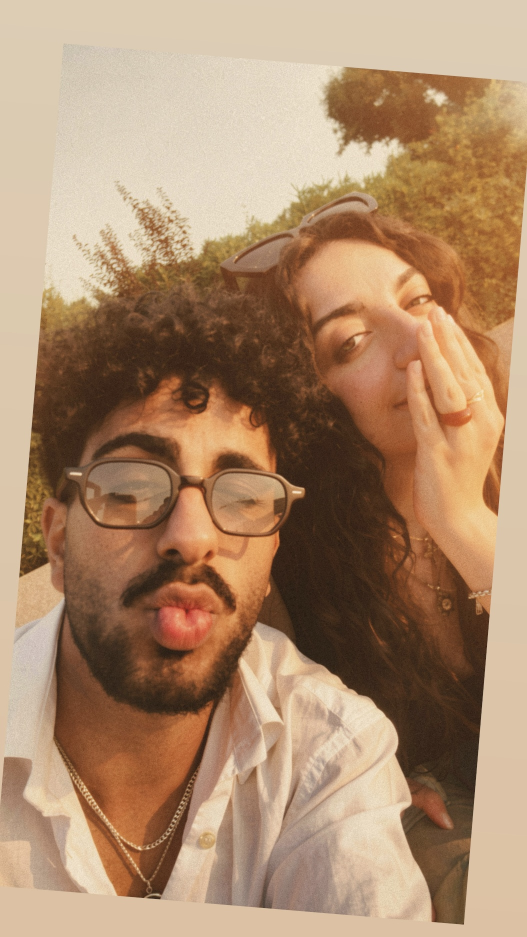
#> input picture photos/lei/lei-20260628T222352Z-3-001/lei/Batteria scarica al lago... ma con una vista decente (e non parlo del paesaggio).jpg, 1054 x 1874 px, found by its file name (shown at 1/2 size); its folder holds 4 pictures in this run
$ python process_gallery.py
#> lines starting #> are read from the running program, lines starting #| are printed output that depends on the picture
import os
import shutil
import random
import re
from PIL import Image
from PIL.ExifTags import TAGS

source_dir = 'C:/Users/Asus/Desktop/Bonnie/photos/lei/lei-20260628T222352Z-3-001/lei'
target_dir = 'C:/Users/Asus/Desktop/Bonnie/public/images/gallery'

os.makedirs(target_dir, exist_ok=True)

files = [f for f in os.listdir(source_dir) if f.lower().endswith(('.jpg', '.jpeg', '.png'))]

def get_exif_date(filepath):
    try:
        img = Image.open(filepath)
#> img is the input picture: PIL image 1054x1874 RGB; mean R, G, B 171.7, 138.1, 108.2
        exif = img.getexif()
        for k, v in exif.items():
            if TAGS.get(k) == 'DateTimeOriginal' or TAGS.get(k) == 'DateTime':
                return str(v)
#> this loop made 7 passes
#> (k, v) on passes 1 to 5: (296, 2), (34665, 124), (305, 'Instagram'), (274, 1), (531, 1)
#> k on passes 6 to 7: 282, 283
    except Exception:
        pass
    return "9999:99:99"

files.sort(key=lambda f: get_exif_date(os.path.join(source_dir, f)))
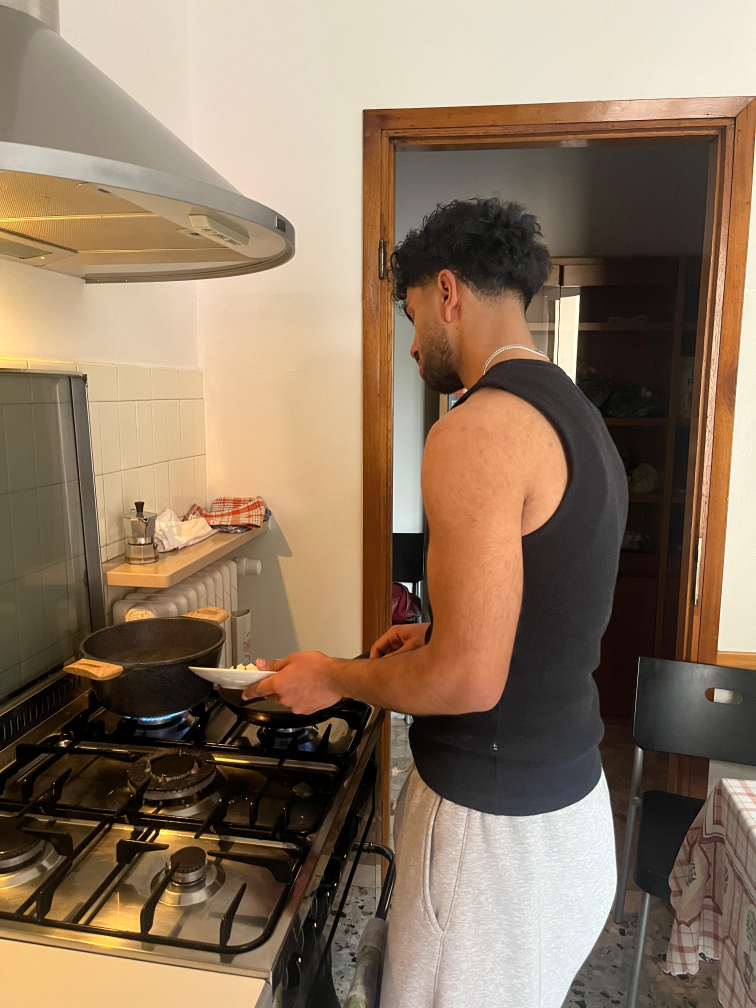
#> input picture photos/lei/lei-20260628T222352Z-3-001/lei/Io che cucino e tu che fai il controllo di qualita'.jpg, 3024 x 4032 px, found by its file name (shown at 1/4 size)
#> in get_exif_date, img is the input picture: PIL image 3024x4032 RGB; mean R, G, B 140.7, 119.2, 97.4
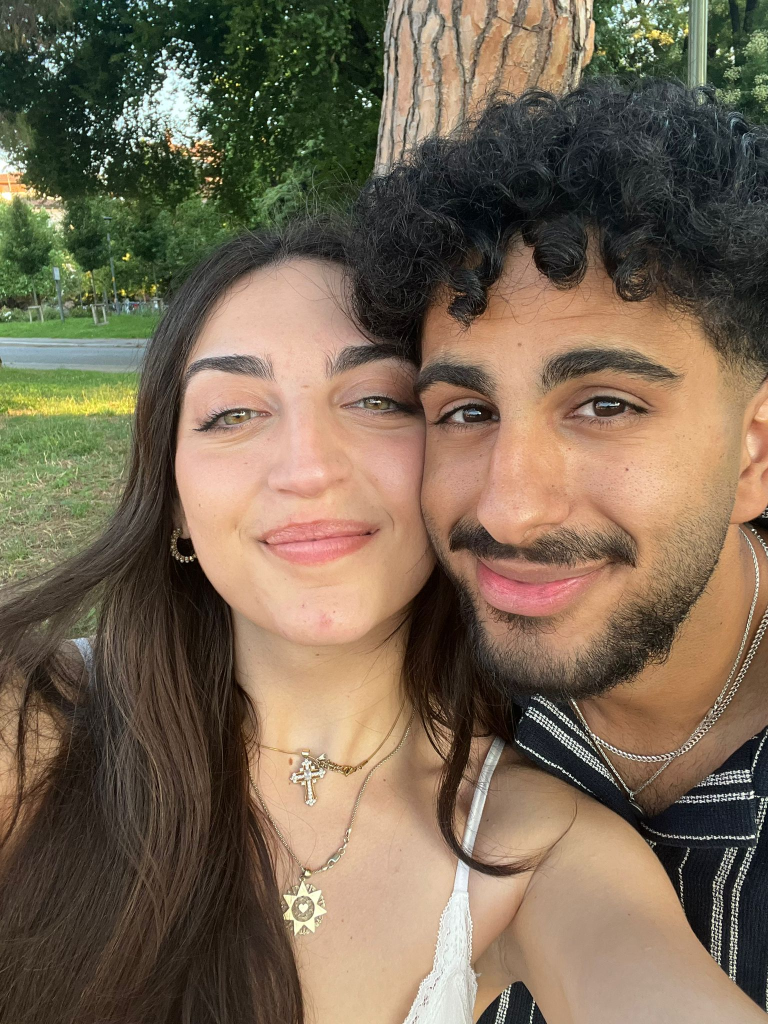
#> input picture photos/lei/lei-20260628T222352Z-3-001/lei/Un pomeriggio perfetto tra il sole e il tuo sorriso.jpg, 1536 x 2048 px, found by its file name (shown at 1/2 size)
#> in get_exif_date, img is the input picture: PIL image 1536x2048 RGB; mean R, G, B 120.3, 104.2, 83.7
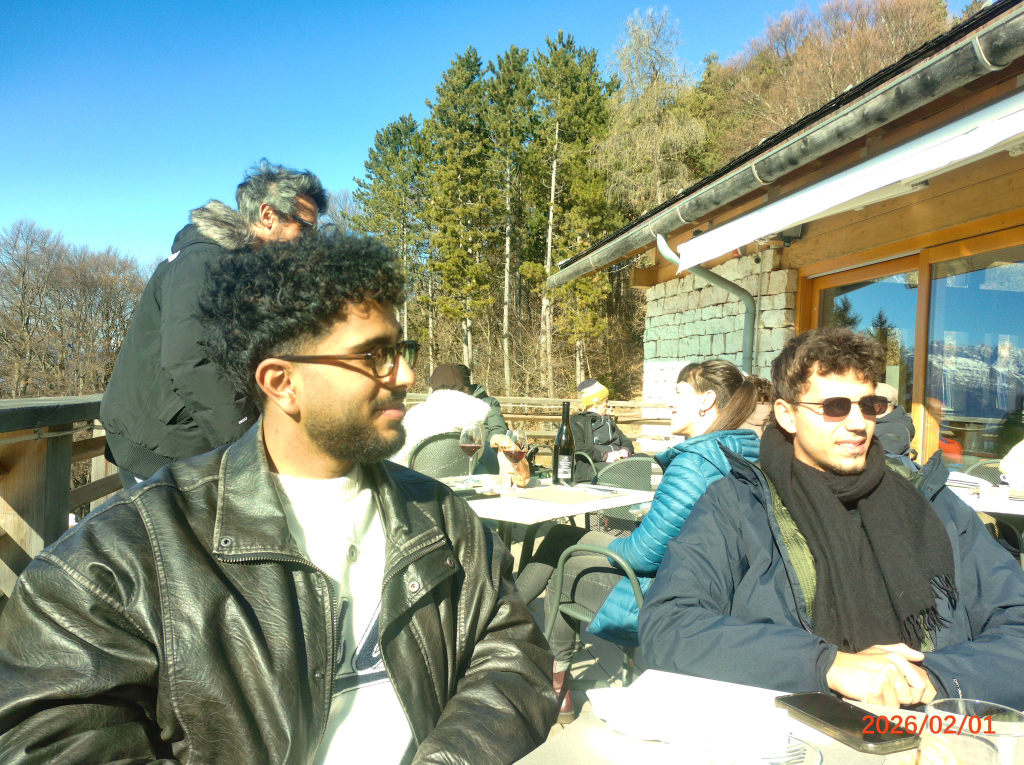
#> input picture photos/lei/lei-20260628T222352Z-3-001/lei/a Trento con i tuoi amici.jpg, 2048 x 1530 px, found by its file name (shown at 1/2 size)
#> in get_exif_date, img is the input picture: PIL image 2048x1530 RGB; mean R, G, B 132.6, 148.3, 133.2
random.seed(42)

def get_semantic_emoji(text):
    text = text.lower()

    # Specific requests
    if 'compleanno' in text: return '🎂'
    if 'cucino' in text: return '👨‍🍳'
    if 'montagna' in text: return '⛰️'
    if 'tiramis' in text: return '🍰'
    if 'torta' in text: return '🍰'
    if 'cibo' in text: return '🍝'

    # General matches
    if 'baci' in text or 'mwa' in text or 'mwaa' in text: return '💋'
    if 'piogg' in text or 'meteorologico' in text: return '🌧️'
    if 'dorm' in text or 'nott' in text or 'sera' in text: return '🌙'
    if 'osterie' in text or 'cena' in text: return '🍷'
    if 'trenitalia' in text or 'treno' in text or 'gita' in text: return '🚂'
    if 'sole' in text or 'giornat' in text: return '☀️'
    if 'orsetto' in text: return '🧸'
    if 'fior' in text: return '🌹'
    if 'occhi' in text or 'bella' in text: return '✨'
    if 'natale' in text or 'regalo' in text: return '💖'

    return random.choice(['🤍', '✨', '🥺', '💫', '🫶']) # Variety of cute fallbacks!

photos_js = []
for i, f in enumerate(files):
    ext = os.path.splitext(f)[1].lower()
    new_name = f'gal_{i}{ext}'
    shutil.copy(os.path.join(source_dir, f), os.path.join(target_dir, new_name))

    caption = os.path.splitext(f)[0]
    caption = caption.strip()
    caption = caption.replace(' ( ', ' (')
    caption = caption.replace(' ) ', ') ')
    caption = caption.replace("capira'", 'capirà')
    caption = caption.replace("perche'", 'perché')
    caption = caption.replace("tiramisu'", 'tiramisù')
    caption = caption.replace('npn', 'non')
    caption = caption.replace('gia;', 'già')
    caption = caption.replace("papa'", 'papà')
    caption = caption.replace("qualita'", 'qualità')

    caption = re.sub(r'(?<!,)\s+ma\s+', ', ma ', caption)
    caption = re.sub(r'(?<!,)\s+eppure\s+', ', eppure ', caption)

    if len(caption) > 0:
        caption = caption[0].upper() + caption[1:]

    if not caption.endswith(('.', '!', '?')):
        caption += '.'

    rotate = random.uniform(-4, 4)
    emoji = get_semantic_emoji(caption)

    if emoji:
        caption_jsx = f'<>{caption} <AppleEmoji emoji="{emoji}" /></>'
    else:
        caption_jsx = f'<>{caption}</>'

    photos_js.append(f'  {{ id: {i}, src: "/images/gallery/{new_name}", caption: {caption_jsx}, rotate: {rotate:.1f} }}')

photos_array_str = 'const PHOTOS = [\n' + ',\n'.join(photos_js) + '\n];'

gallery_path = 'C:/Users/Asus/Desktop/Bonnie/src/components/Gallery.jsx'
#> (the run stopped early here; a loop or call above may not have finished)
